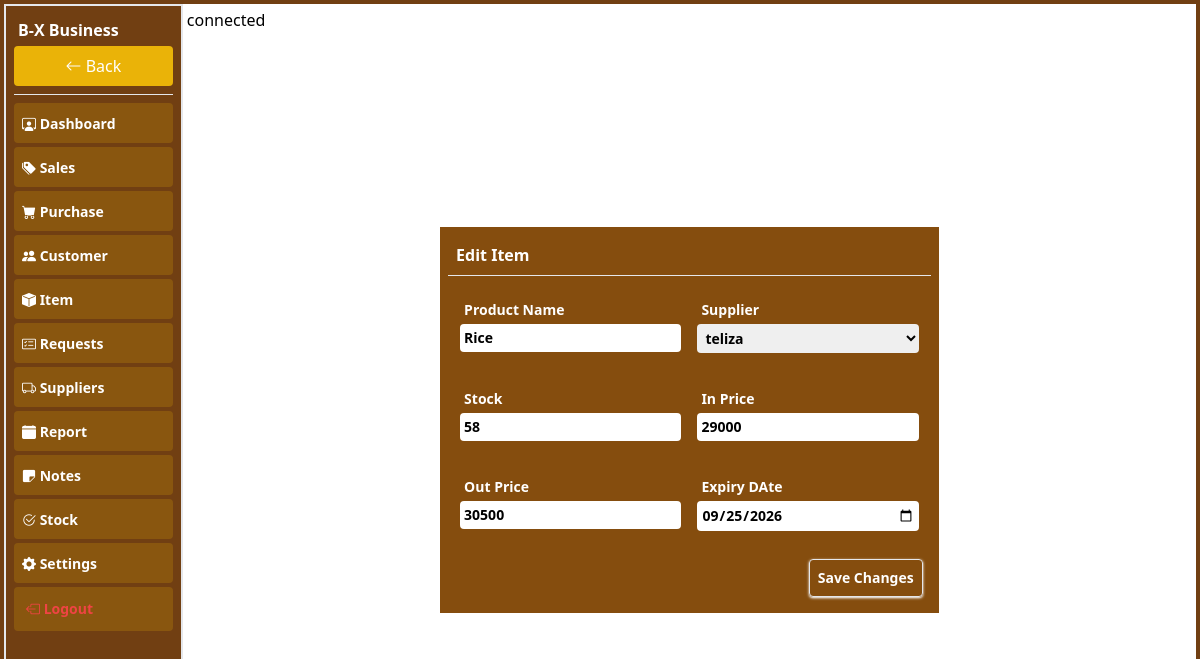
Before: /pages/edit_item?item=3 (signed in) with the older database file.
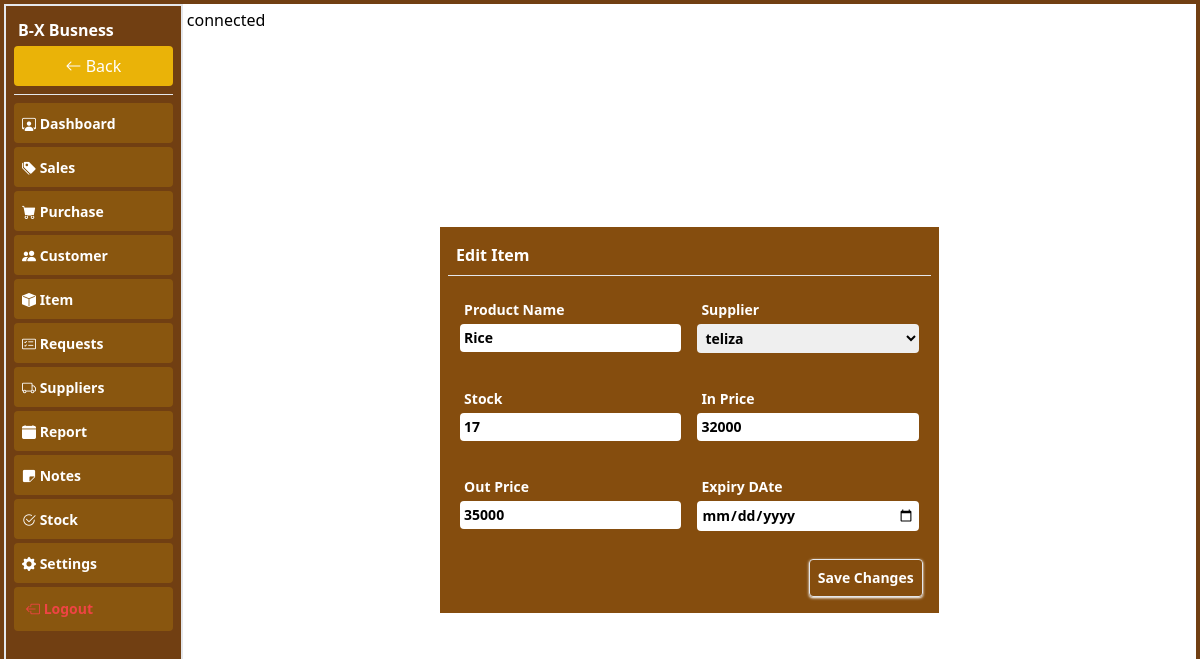
After: the same page with the newer database file.
### tables this page shows
CREATE TABLE `item` (
  `id` int(11) NOT NULL,
  `item_name` text NOT NULL,
  `in_price` double NOT NULL,
  `out_price` double NOT NULL,
  `quantity` double NOT NULL,
  `item_supliyer` int(11) NOT NULL,
  `reg_date` datetime NOT NULL DEFAULT current_timestamp(),
  `pcs` double NOT NULL DEFAULT 1,
  `business` int(11) NOT NULL,
  `expiry_date` date DEFAULT NULL,
  `profit` double NOT NULL
);

### pages/edit_item.php (the view, shortened to what the changed rows need)
<?php
include("connection.php");
$business =$_SESSION['user'];
$itemid=$_GET['item'];
$selectitem = $conn->prepare("SELECT * FROM item where id=? and business=?");
$selectitem->bind_param("ii",$itemid,$business);
$selectitem->execute();
$selectitemresult=$selectitem->get_result();
$item=$selectitemresult->fetch_assoc();
$supplierid=$item['item_supliyer'];
$selectsupplier=$conn->prepare("SELECT * FROM supplier where sp_id=? and business=?");
$selectsupplier->bind_param("ii",$supplierid,$business);
$selectsupplier->execute();
$selectsupplierresult=$selectsupplier->get_result();
$supplierrow=$selectsupplierresult->fetch_assoc();
?>
<!DOCTYPE html>
<html lang="en">
<head>
    <script src="../plugins/css/tailwindcss.js"></script>
    <link rel="stylesheet" href="../plugins/icons/bootstrap-icons.css">
</head>
<body>
    <div class="container-fluid p-1 w-full h-[100%] flex">
        <div class="conatiner bg-yellow-800 p-2 rounder w-[100%] md:w-1/2 m-auto">
            <form action="" method="post">
                <h1 class="text-white font-bold p-2">Edit Item</h1>
                <hr class="text-white">
                <div class="row flex-column md:flex w-full p-1 my-2 justify-between">
                    <div class="col p-2 w-full md:w-1/2">
                        <label for="" class="block p-1 text-sm text-white font-bold">Product Name</label>
                        <input type="text" required name="pname" id="" value="<?php echo htmlspecialchars($item['item_name']);?>"
                            class="w-full p-1 rounded outline-0 focus:outline-blue-500 text-sm font-bold">
                    </div>
                    <div class="col p-2 w-full md:w-1/2">
                        <label for="" class="block p-1 text-sm text-white font-bold">Supplier</label>
                        <select required name="supplier" id=""
                            class="w-full p-1 rounded outline-0 focus:outline-blue-500 text-sm font-bold">
                            <option value="<?php echo htmlspecialchars($supplierrow['sp_id']);?>"><?php echo htmlspecialchars($supplierrow['name']);?></option>
                            </select>
                    </div>
                </div>
                <div class="row flex-column md:flex w-full p-1 my-2 justify-between ">
                    <div class="col p-2 w-full md:w-1/2">
                        <label for="" class="block p-1 text-sm text-white font-bold">Stock</label>
                        <input type="text" required name="pstock" id="" value="<?php echo htmlspecialchars($item['quantity']);?>"
                            class="w-full p-1 rounded outline-0 focus:outline-blue-500 text-sm font-bold">
                    </div>
                    <div class="col p-2 w-full md:w-1/2">
                        <label for="" class="block p-1 text-sm text-white font-bold">In Price</label>
                        <input type="text" required name="inprice" id="unit_price" value="<?php echo htmlspecialchars($item['in_price']);?>"
                            class="w-full p-1 rounded outline-0 focus:outline-blue-500 text-sm font-bold">
                    </div>
                </div>
                <div class="row flex-column md:flex w-full p-1 my-2 justify-between ">
                    <div class="col p-2 w-full md:w-1/2">
                        <label for="" class="block p-1 text-sm text-white font-bold">Out Price</label>
                        <input type="number" required name="outprice" id="" value="<?php echo htmlspecialchars($item['out_price']);?>"
                            class="w-full p-1 rounded outline-0 focus:outline-blue-500 text-sm font-bold">
                    </div>
                    <div class="col p-2 w-full md:w-1/2">
                        <label for="" class="block p-1 text-sm text-white font-bold">Expiry DAte</label>
                        <input type="date" required name="expiry" id="" value="<?php echo htmlspecialchars($item['expiry_date']);?>"
                            class="w-full p-1 rounded outline-0 focus:outline-blue-500 text-sm font-bold">
                    </div>
                </div>
                <div class="flex p-2 justify-end">
                    <button name="save" class="p-2 text-white text-sm rounded shadow shadow-white border font-bold"> Save
                        Changes</button>
                </div>
            </form>
        </div>
    </div>
</body>
</html>

### pages/index.php (shortened to what the changed rows need)
<?php
$page = $_GET['url'] ?? 'dashboard';
?>
<!DOCTYPE html>
<html lang="en">
<head>
    <script src="../plugins/css/tailwindcss.js"></script>
    <link rel="stylesheet" href="../plugins/icons/bootstrap-icons.css">
</head>
<body class="p-0">
    <form action="" method="post" enctype="multipart/form-data">
    <div class="container-fluid bg-yellow-900 relative h-[100vh] p-1 w-full">
        <div class=" flex w-full h-[92%] md:h-[100%] p-0 m-auto">
            <div class="left hidden md:block bg-yellow-900 h-[100%] w-[15%] border border-2 p-2">
                <h1 class="text-white font-bold p-1">
                    <?php echo $_SESSION['business'] ?>
                </h1>
                 <div class="links overflow-y-auto flex-column h-[90%] [&_p]:w-full [&_p]:bg-yellow-500/20 [&_p]:p-2 [&_p]:rounded [&_p]:my-1 [&_a]:w-full [&_a]:text-white [&_a]:font-bold [&_a]:text-sm">
                     <button type="button" onclick="goback()" class="bg-yellow-500 text-white p-2 rounded w-full"> <i class="bi bi-arrow-left"></i> Back</button>
                <hr class="text-white my-2">
                       <p class="<?= $page=='dashboard' ? 'border-yellow-500 text-green-500 border border-2' : 'border-white text-white' ?>"> <a href="dashboard" class=""><i class="bi bi-person-workspace"></i> Dashboard</a></p>
                        <p class="<?= $page=='sales' ? 'border-yellow-500 text-green-500 border border-2' : 'border-white text-white' ?>"><a href="sales"><i class="bi bi-tags-fill"></i> Sales</a></p>
                        <p class="<?= $page=='purchase' ? 'border-yellow-500 text-green-500 border border-2' : 'border-white text-white' ?>"><a href="purchase"><i class="bi bi-cart-fill"></i> Purchase</a></p>
                        <p class="<?= $page=='customer' ? 'border-yellow-500 text-green-500 border border-2' : 'border-white text-white' ?>"><a href="customer"><i class="bi bi-people-fill"></i> Customer</a></p>
                        <p class="<?= $page=='item' ? 'border-yellow-500 text-green-500 border border-2' : 'border-white text-white' ?>"><a href="item"><i class="bi bi-box-fill"></i> Item</a></p>
                        <p class="<?= $page=='request_orders' ? 'border-yellow-500 text-green-500 border border-2' : 'border-white text-white' ?>"><a href="request_orders"><i class="bi bi-card-checklist"></i> Requests</a></p>
                        <p class="<?= $page=='supplier' ? 'border-yellow-500 text-green-500 border border-2' : 'border-white text-white' ?>"><a href="supplier"><i class="bi bi-truck"></i> Suppliers</a></p>
                        <p class="<?= $page=='report' ? 'border-yellow-500 text-green-500 border border-2' : 'border-white text-white' ?>"><a href="report"><i class="bi bi-calendar-fill"></i> Report</a></p>
                        <p class="<?= $page=='notes' ? 'border-yellow-500 text-green-500 border border-2' : 'border-white text-white' ?>"><a href="notes"><i class="bi bi-sticky-fill"></i> Notes</a></p>
                        <p class="<?= $page=='stock' ? 'border-yellow-500 text-green-500 border border-2' : 'border-white text-white' ?>"><a href="key"><i class="bi bi-check2-circle"></i> Stock</a></p>
                        <p class="<?= $page=='setting' ? 'border-yellow-500 text-green-500 border border-2' : 'border-white text-white' ?>"><a href="setting"><i class="bi bi-gear-fill"></i> Settings</a></p>
                         <p class=""><button type="button" onclick="logouts()" name="logout" class="text-bold text-sm p-1 text-red-500 font-bold"><i class="bi bi-box-arrow-left"></i> Logout</button></p>
                </div>
            </div>
            <div class="right w-[100%] md:w-[85%] bg-white p-1 h-[100%] md:h-[100%] overflow-y-auto pb-3">
                <?php
            $file = $page.".php";
            if (file_exists($file)) {
                include ($file);
            }
            else {
                echo "not Fount";
            }
            ?>
            </div>
        </div>
    </div>
 </form>
</body>
</html>

Changed rows visible on the page:
changed item "Rice": pstock "58" → "17"; inprice "29000" → "32000"; outprice "30500" → "35000"; expiry "09/25/2026" → (not shown)
Other visible differences:
$_SESSION['business']: "B-X Business" → "B-X Busness"
